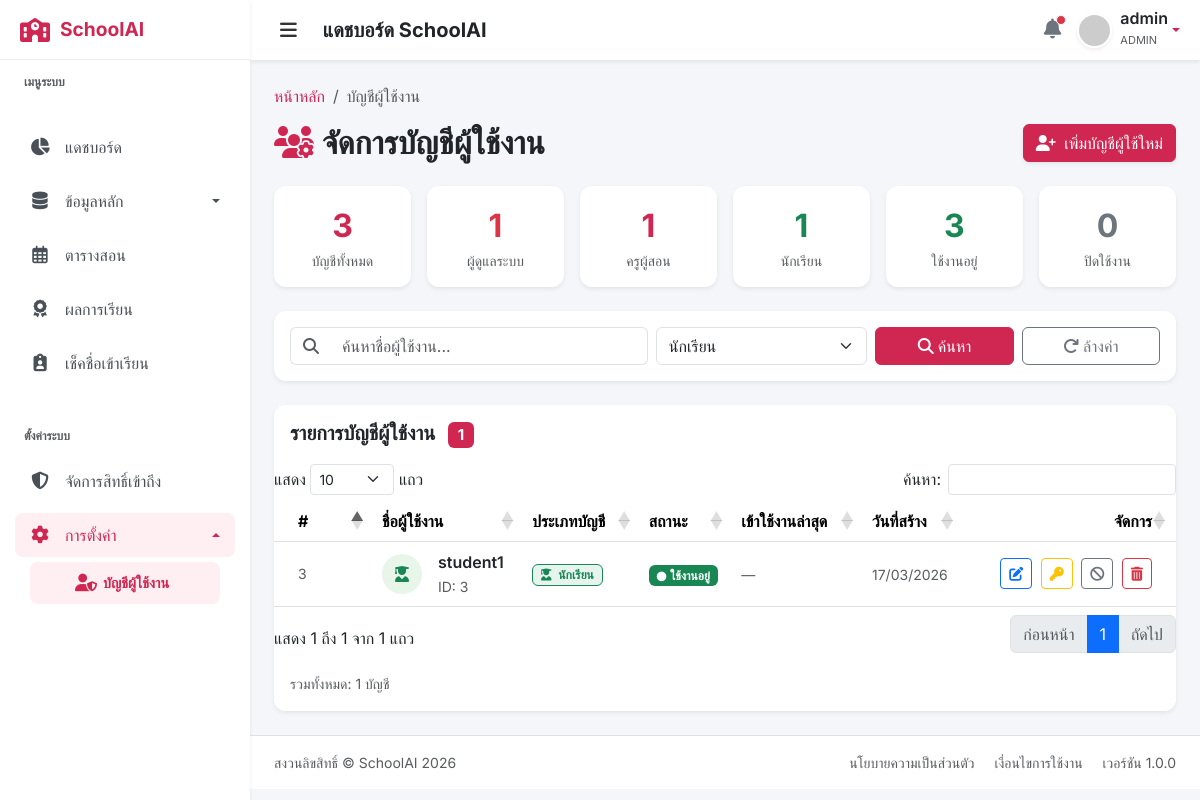
The app's page /users.php?role_filter=student (signed in) with its own data.
### tables this page shows
CREATE TABLE IF NOT EXISTS users (
    id INT AUTO_INCREMENT PRIMARY KEY,
    username VARCHAR(50) NOT NULL UNIQUE,
    full_name VARCHAR(100) NULL,
    email VARCHAR(100) NULL,
    phone VARCHAR(20) NULL,
    bio TEXT NULL,
    avatar VARCHAR(255) NULL,
    gender ENUM('male','female','other') NULL,
    birth_date DATE NULL,
    address TEXT NULL,
    password_hash VARCHAR(255) NOT NULL,
    role ENUM('admin', 'teacher', 'student') NOT NULL,
    status ENUM('active', 'inactive') DEFAULT 'active',
    last_login DATETIME NULL,
    created_at TIMESTAMP DEFAULT CURRENT_TIMESTAMP,
    updated_at TIMESTAMP DEFAULT CURRENT_TIMESTAMP ON UPDATE CURRENT_TIMESTAMP
);

### includes/auth.php (called while the page is built, shortened)
<?php
function e($string) {
    return htmlspecialchars($string, ENT_QUOTES, 'UTF-8');
}
?>

### users.php (the view, shortened to what this page needs)
<?php
require_once 'includes/db.php';
require_once 'includes/auth.php';
$search = $_GET['search'] ?? '';
$role_filter = $_GET['role_filter'] ?? '';
$query = "SELECT id, username, role, status, last_login, created_at FROM users WHERE 1=1";
$params = [];
if ($role_filter) {
    $query .= " AND role = ?";
    $params[] = $role_filter;
}
$query .= " ORDER BY created_at DESC";
try {
    $stmt = $pdo->prepare($query);
    $stmt->execute($params);
    $users = $stmt->fetchAll();
} catch (PDOException $e) {
    $error = "เกิดข้อผิดพลาดในการดึงข้อมูล: " . $e->getMessage();
    $users = [];
}
try {
    $stats = [
        'total' => $pdo->query("SELECT COUNT(*) FROM users")->fetchColumn(),
        'admin' => $pdo->query("SELECT COUNT(*) FROM users WHERE role = 'admin'")->fetchColumn(),
        'teacher' => $pdo->query("SELECT COUNT(*) FROM users WHERE role = 'teacher'")->fetchColumn(),
        'student' => $pdo->query("SELECT COUNT(*) FROM users WHERE role = 'student'")->fetchColumn(),
        'active' => $pdo->query("SELECT COUNT(*) FROM users WHERE status = 'active'")->fetchColumn(),
        'inactive' => $pdo->query("SELECT COUNT(*) FROM users WHERE status = 'inactive'")->fetchColumn(),
    ];
} catch (PDOException $e) {
    $stats = ['total'=>0,'admin'=>0,'teacher'=>0,'student'=>0,'active'=>0,'inactive'=>0];
}
$roleTH = ['admin' => 'ผู้ดูแลระบบ', 'teacher' => 'ครูผู้สอน', 'student' => 'นักเรียน'];
$roleColors = ['admin' => 'danger', 'teacher' => 'primary', 'student' => 'success'];
$roleIcons = ['admin' => 'fa-user-shield', 'teacher' => 'fa-chalkboard-teacher', 'student' => 'fa-user-graduate'];
include 'includes/header.php';
?>
<nav aria-label="breadcrumb">
    <ol class="breadcrumb">
        <li class="breadcrumb-item"><a href="index.php">หน้าหลัก</a></li>
        <li class="breadcrumb-item active" aria-current="page">บัญชีผู้ใช้งาน</li>
    </ol>
</nav>
<div class="d-flex justify-content-between align-items-center mb-4">
    <h2 class="mb-0 fw-bold text-dark"><i class="fas fa-users-cog text-primary me-2"></i>จัดการบัญชีผู้ใช้งาน</h2>
    <button type="button" class="btn btn-primary shadow-sm" data-bs-toggle="modal" data-bs-target="#addUserModal">
        <i class="fas fa-user-plus me-1"></i> เพิ่มบัญชีผู้ใช้ใหม่
    </button>
</div>
<div class="row g-3 mb-4">
    <div class="col-6 col-lg-2">
        <div class="card border-0 shadow-sm text-center p-3" style="border-radius:12px;">
            <div class="fw-bold text-primary" style="font-size:2rem;"><?php echo $stats['total']; ?></div>
            <div class="text-muted small">บัญชีทั้งหมด</div>
        </div>
    </div>
    <div class="col-6 col-lg-2">
        <div class="card border-0 shadow-sm text-center p-3" style="border-radius:12px;">
            <div class="fw-bold text-danger" style="font-size:2rem;"><?php echo $stats['admin']; ?></div>
            <div class="text-muted small">ผู้ดูแลระบบ</div>
        </div>
    </div>
    <div class="col-6 col-lg-2">
        <div class="card border-0 shadow-sm text-center p-3" style="border-radius:12px;">
            <div class="fw-bold text-primary" style="font-size:2rem;"><?php echo $stats['teacher']; ?></div>
            <div class="text-muted small">ครูผู้สอน</div>
        </div>
    </div>
    <div class="col-6 col-lg-2">
        <div class="card border-0 shadow-sm text-center p-3" style="border-radius:12px;">
            <div class="fw-bold text-success" style="font-size:2rem;"><?php echo $stats['student']; ?></div>
            <div class="text-muted small">นักเรียน</div>
        </div>
    </div>
    <div class="col-6 col-lg-2">
        <div class="card border-0 shadow-sm text-center p-3" style="border-radius:12px;">
            <div class="fw-bold text-success" style="font-size:2rem;"><?php echo $stats['active']; ?></div>
            <div class="text-muted small">ใช้งานอยู่</div>
        </div>
    </div>
    <div class="col-6 col-lg-2">
        <div class="card border-0 shadow-sm text-center p-3" style="border-radius:12px;">
            <div class="fw-bold text-secondary" style="font-size:2rem;"><?php echo $stats['inactive']; ?></div>
            <div class="text-muted small">ปิดใช้งาน</div>
        </div>
    </div>
</div>
<div class="card border-0 shadow-sm mb-4" style="border-radius:12px;">
    <div class="card-body py-3">
        <form method="GET" class="row g-2 align-items-center">
            <div class="col-md-5">
                <div class="input-group">
                    <span class="input-group-text bg-white border-end-0"><i class="fas fa-search text-muted"></i></span>
                    <input type="text" name="search" class="form-control border-start-0" placeholder="ค้นหาชื่อผู้ใช้งาน..." value="<?php echo e($search); ?>">
                </div>
            </div>
            <div class="col-md-3">
                <select name="role_filter" class="form-select">
                    <option value="student" <?php echo $role_filter=='student'?'selected':''; ?>>นักเรียน</option>
                </select>
            </div>
            <div class="col-md-2">
                <button type="submit" class="btn btn-primary w-100"><i class="fas fa-search me-1"></i>ค้นหา</button>
            </div>
            <div class="col-md-2">
                <a href="users.php" class="btn btn-outline-secondary w-100"><i class="fas fa-redo me-1"></i>ล้างค่า</a>
            </div>
        </form>
    </div>
</div>
<div class="card border-0 shadow-sm" style="border-radius:12px;">
    <div class="card-header bg-white border-0 py-3" style="border-radius:12px 12px 0 0;">
        <h5 class="mb-0 fw-bold">รายการบัญชีผู้ใช้งาน
            <span class="badge bg-primary ms-2"><?php echo count($users); ?></span>
        </h5>
    </div>
    <div class="card-body p-0">
        <div class="table-responsive">
            <table class="table table-hover align-middle mb-0 datatable">
                <thead class="bg-light">
                    <tr>
                        <th class="ps-4" style="width:50px;">#</th>
                        <th>ชื่อผู้ใช้งาน</th>
                        <th>ประเภทบัญชี</th>
                        <th>สถานะ</th>
                        <th>เข้าใช้งานล่าสุด</th>
                        <th>วันที่สร้าง</th>
                        <th class="pe-4 text-end" style="width:180px;">จัดการ</th>
                    </tr>
                </thead>
                <tbody>
                    <?php foreach($users as $u): ?>
                        <tr class="<?php echo $u['id'] == $_SESSION['user_id'] ? 'table-active' : ''; ?>">
                            <td class="ps-4 text-muted small"><?php echo $u['id']; ?></td>
                            <td>
                                <div class="d-flex align-items-center">
                                    <div class="me-3" style="width:40px;height:40px;border-radius:50%;background:<?php echo ['admin'=>'#ffebee','teacher'=>'#e3f2fd','student'=>'#e8f5e9'][$u['role']] ?? '#f5f5f5'; ?>;display:flex;align-items:center;justify-content:center;">
                                        <i class="fas <?php echo $roleIcons[$u['role']] ?? 'fa-user'; ?> text-<?php echo $roleColors[$u['role']] ?? 'secondary'; ?>"></i>
                                    </div>
                                    <div>
                                        <div class="fw-semibold text-dark">
                                            <?php echo e($u['username']); ?>
                                        </div>
                                        <small class="text-muted">ID: <?php echo $u['id']; ?></small>
                                    </div>
                                </div>
                            </td>
                            <td>
                                <span class="badge bg-<?php echo $roleColors[$u['role']] ?? 'secondary'; ?> bg-opacity-10 border border-<?php echo $roleColors[$u['role']] ?? 'secondary'; ?> text-<?php echo $roleColors[$u['role']] ?? 'secondary'; ?>">
                                    <i class="fas <?php echo $roleIcons[$u['role']] ?? 'fa-user'; ?> me-1"></i>
                                    <?php echo $roleTH[$u['role']] ?? e($u['role']); ?>
                                </span>
                            </td>
                            <td>
                                <?php if($u['status'] === 'active'): ?>
                                    <span class="badge bg-success"><i class="fas fa-circle me-1" style="font-size:0.6rem;"></i>ใช้งานอยู่</span>
                                <?php else: ?>
                                    <span class="badge bg-secondary"><i class="fas fa-circle me-1" style="font-size:0.6rem;"></i>ปิดใช้งาน</span>
                                <?php endif; ?>
                            </td>
                            <td>
                                <small class="text-muted">
                                    <?php echo $u['last_login'] ? date('d/m/Y H:i', strtotime($u['last_login'])) : '—'; ?>
                                </small>
                            </td>
                            <td>
                                <small class="text-muted">
                                    <?php echo date('d/m/Y', strtotime($u['created_at'])); ?>
                                </small>
                            </td>
                            <td class="pe-4 text-end">
                                <button class="btn btn-sm btn-outline-primary btn-edit me-1"
                                        data-id="<?php echo $u['id']; ?>"
                                        data-username="<?php echo e($u['username']); ?>"
                                        data-role="<?php echo e($u['role']); ?>"
                                        data-status="<?php echo e($u['status']); ?>"
                                        data-bs-toggle="modal" data-bs-target="#editUserModal"
                                        title="แก้ไข">
                                    <i class="fas fa-edit"></i>
                                </button>
                                <button class="btn btn-sm btn-outline-warning btn-reset me-1"
                                        data-id="<?php echo $u['id']; ?>"
                                        data-username="<?php echo e($u['username']); ?>"
                                        data-bs-toggle="modal" data-bs-target="#resetPasswordModal"
                                        title="รีเซ็ตรหัสผ่าน">
                                    <i class="fas fa-key"></i>
                                </button>
                                <?php if($u['id'] != $_SESSION['user_id']): ?>
                                <form method="POST" class="d-inline">
                                    <button type="submit" class="btn btn-sm btn-outline-<?php echo $u['status']==='active' ? 'secondary' : 'success'; ?> me-1"
                                            title="<?php echo $u['status']==='active' ? 'ปิดใช้งาน' : 'เปิดใช้งาน'; ?>">
                                        <i class="fas <?php echo $u['status']==='active' ? 'fa-ban' : 'fa-check-circle'; ?>"></i>
                                    </button>
                                </form>
                                <button class="btn btn-sm btn-outline-danger btn-delete"
                                        data-id="<?php echo $u['id']; ?>"
                                        data-username="<?php echo e($u['username']); ?>"
                                        data-bs-toggle="modal" data-bs-target="#deleteUserModal"
                                        title="ลบ">
                                    <i class="fas fa-trash-alt"></i>
                                </button>
                                <?php endif; ?>
                            </td>
                        </tr>
                    <?php endforeach; ?>
                </tbody>
            </table>
        </div>
    </div>
    <div class="card-footer bg-white border-0 py-3" style="border-radius:0 0 12px 12px;">
        <small class="text-muted">รวมทั้งหมด: <?php echo count($users); ?> บัญชี</small>
    </div>
</div>
<?php include 'includes/footer.php'; ?>

### assets/css/style.css (style rules this page uses)
:root { --primary-color: #D02752; --primary-hover: #b01f43; --secondary-color: #f8f9fa; --text-color: #333333; --text-muted: #6c757d; --bg-light: #f4f6f9; --sidebar-bg: #ffffff; --sidebar-text: #495057; --sidebar-active-bg: #ffeef2; --sidebar-width: 250px; --sidebar-collapsed-width: 70px; --header-height: 60px; --border-color: #e9ecef; --shadow-sm: 0 0.125rem 0.25rem rgba(0, 0, 0, 0.075); --shadow: 0 0.5rem 1rem rgba(0, 0, 0, 0.15); --transition-speed: 0.3s; }
body { font-family: 'Inter', -apple-system, BlinkMacSystemFont, "Segoe UI", Roboto, "Helvetica Neue", Arial, sans-serif; background-color: var(--bg-light); color: var(--text-color); overflow-x: hidden; }
a { color: var(--primary-color); text-decoration: none; }
.text-primary { color: var(--primary-color) !important; }
.bg-primary { background-color: var(--primary-color) !important; }
.btn-primary { background-color: var(--primary-color); border-color: var(--primary-color); }

### records on screen
users: id "3", username "student1", role "นักเรียน", status "active" (drawn), created_at "17/03/2026"

### other values on screen
$navDisplayName "admin"
$_SESSION['user_role'] "ADMIN"
$stats['total'] "3"
$stats['admin'] "1"
$stats['teacher'] "1"
$stats['student'] "1"
$stats['active'] "3"
$stats['inactive'] "0"
count($users) "1"
